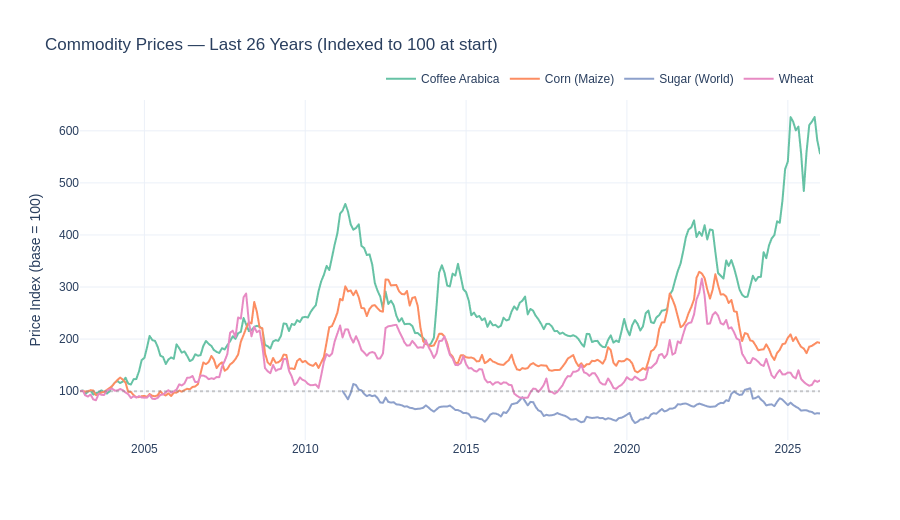

Notebook code for this chart:
### Markdown cell above
---
## 4. Visualise — Indexed Price Trends

Index all commodities to 100 at the start of the window so they can share
a single Y axis regardless of unit ($/kg coffee vs $/mt wheat).

### Code cell
import plotly.express as px

# Filter to last 26 years
cutoff     = df_av["date"].max() - pd.DateOffset(years=26)
df_filtered = df_av[df_av["date"] >= cutoff].copy()
df_filtered = df_filtered.sort_values(["commodity", "date"]).reset_index(drop=True)

# Index each commodity to 100 at its own earliest date in the window
frames = []
for c in df_filtered["commodity"].unique():
    group = df_filtered[df_filtered["commodity"] == c].copy().reset_index(drop=True)
    base  = group["price"].iloc[0]
    group["price_indexed"] = (group["price"] / base * 100).round(2)
    frames.append(group)

df_indexed = pd.concat(frames, ignore_index=True)

fig = px.line(
    df_indexed,
    x="date", y="price_indexed", color="commodity",
    title="Commodity Prices — Last 26 Years (Indexed to 100 at start)",
    labels={"price_indexed": "Price Index (base = 100)", "date": ""},
    template="plotly_white",
    color_discrete_sequence=px.colors.qualitative.Set2,
)
fig.add_hline(y=100, line_dash="dot", line_color="gray", opacity=0.4)
fig.update_layout(
    hovermode="x unified",
    legend=dict(title="", orientation="h", yanchor="bottom", y=1.02, xanchor="right", x=1),
    font=dict(family="Arial", size=12),
    height=520,
)
fig.show()

### Figure 1 — Plotly figure (JSON) as saved in the notebook; plotly's stock layout.template omitted (floating-point values rounded to 4 significant figures; data arrays with more than 128 entries replaced by an {"elided": "..."} marker saying what was removed)
{"data": [{"hovertemplate": "commodity=Coffee Arabica<br>=%{x}<br>Price Index (base = 100)=%{y}<extra></extra>", "legendgroup": "Coffee Arabica", "line": {"color": "rgb(102,194,165)", "dash": "solid"}, "marker": {"symbol": "circle"}, "mode": "lines", "name": "Coffee Arabica", "showlegend": true, "type": "scattergl", "x": {"elided": "277 str values"}, "xaxis": "x", "y": {"elided": "277 float values"}, "yaxis": "y"}, {"hovertemplate": "commodity=Corn (Maize)<br>=%{x}<br>Price Index (base = 100)=%{y}<extra></extra>", "legendgroup": "Corn (Maize)", "line": {"color": "rgb(252,141,98)", "dash": "solid"}, "marker": {"symbol": "circle"}, "mode": "lines", "name": "Corn (Maize)", "showlegend": true, "type": "scattergl", "x": {"elided": "277 str values"}, "xaxis": "x", "y": {"elided": "277 float values"}, "yaxis": "y"}, {"hovertemplate": "commodity=Sugar (World)<br>=%{x}<br>Price Index (base = 100)=%{y}<extra></extra>", "legendgroup": "Sugar (World)", "line": {"color": "rgb(141,160,203)", "dash": "solid"}, "marker": {"symbol": "circle"}, "mode": "lines", "name": "Sugar (World)", "showlegend": true, "type": "scattergl", "x": {"elided": "179 str values"}, "xaxis": "x", "y": {"elided": "179 float values"}, "yaxis": "y"}, {"hovertemplate": "commodity=Wheat<br>=%{x}<br>Price Index (base = 100)=%{y}<extra></extra>", "legendgroup": "Wheat", "line": {"color": "rgb(231,138,195)", "dash": "solid"}, "marker": {"symbol": "circle"}, "mode": "lines", "name": "Wheat", "showlegend": true, "type": "scattergl", "x": {"elided": "277 str values"}, "xaxis": "x", "y": {"elided": "277 float values"}, "yaxis": "y"}], "layout": {"font": {"family": "Arial", "size": 12}, "height": 520, "hovermode": "x unified", "legend": {"orientation": "h", "title": {"text": ""}, "tracegroupgap": 0, "x": 1, "xanchor": "right", "y": 1.02, "yanchor": "bottom"}, "shapes": [{"line": {"color": "gray", "dash": "dot"}, "opacity": 0.4, "type": "line", "x0": 0, "x1": 1, "xref": "x domain", "y0": 100, "y1": 100, "yref": "y"}], "title": {"text": "Commodity Prices — Last 26 Years (Indexed to 100 at start)"}, "xaxis": {"anchor": "y", "domain": [0, 1], "title": {"text": ""}}, "yaxis": {"anchor": "x", "domain": [0, 1], "title": {"text": "Price Index (base = 100)"}}}}
